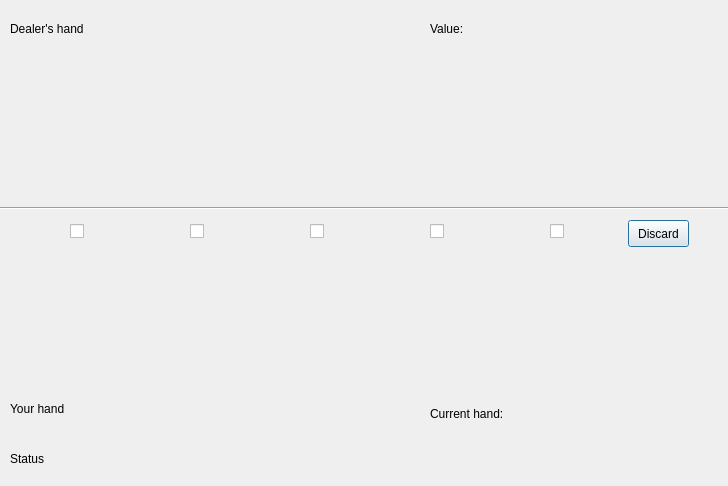
<?xml version="1.0" encoding="UTF-8"?>
<ui version="4.0">
 <class>Poker</class>
 <widget class="QDialog" name="Poker">
  <property name="geometry">
   <rect>
    <x>0</x>
    <y>0</y>
    <width>728</width>
    <height>486</height>
   </rect>
  </property>
  <property name="windowTitle">
   <string>Poker</string>
  </property>
  <widget class="QLabel" name="label_8">
   <property name="geometry">
    <rect>
     <x>290</x>
     <y>80</y>
     <width>80</width>
     <height>120</height>
    </rect>
   </property>
   <property name="text">
    <string/>
   </property>
  </widget>
  <widget class="QLabel" name="label_15">
   <property name="geometry">
    <rect>
     <x>430</x>
     <y>400</y>
     <width>111</width>
     <height>27</height>
    </rect>
   </property>
   <property name="text">
    <string>Current hand:</string>
   </property>
  </widget>
  <widget class="QLabel" name="label_6">
   <property name="geometry">
    <rect>
     <x>50</x>
     <y>80</y>
     <width>80</width>
     <height>120</height>
    </rect>
   </property>
   <property name="text">
    <string/>
   </property>
  </widget>
  <widget class="QLabel" name="label_4">
   <property name="geometry">
    <rect>
     <x>410</x>
     <y>250</y>
     <width>80</width>
     <height>120</height>
    </rect>
   </property>
   <property name="text">
    <string/>
   </property>
  </widget>
  <widget class="QLabel" name="label_9">
   <property name="geometry">
    <rect>
     <x>410</x>
     <y>80</y>
     <width>80</width>
     <height>120</height>
    </rect>
   </property>
   <property name="text">
    <string/>
   </property>
  </widget>
  <widget class="QLabel" name="label_5">
   <property name="geometry">
    <rect>
     <x>530</x>
     <y>250</y>
     <width>80</width>
     <height>120</height>
    </rect>
   </property>
   <property name="text">
    <string/>
   </property>
  </widget>
  <widget class="QLabel" name="label_2">
   <property name="geometry">
    <rect>
     <x>170</x>
     <y>250</y>
     <width>80</width>
     <height>120</height>
    </rect>
   </property>
   <property name="text">
    <string/>
   </property>
  </widget>
  <widget class="QLabel" name="label_10">
   <property name="geometry">
    <rect>
     <x>530</x>
     <y>80</y>
     <width>80</width>
     <height>120</height>
    </rect>
   </property>
   <property name="text">
    <string/>
   </property>
  </widget>
  <widget class="QLabel" name="label">
   <property name="geometry">
    <rect>
     <x>50</x>
     <y>250</y>
     <width>80</width>
     <height>120</height>
    </rect>
   </property>
   <property name="text">
    <string/>
   </property>
  </widget>
  <widget class="QLabel" name="label_7">
   <property name="geometry">
    <rect>
     <x>170</x>
     <y>80</y>
     <width>80</width>
     <height>120</height>
    </rect>
   </property>
   <property name="text">
    <string/>
   </property>
  </widget>
  <widget class="QLabel" name="label_3">
   <property name="geometry">
    <rect>
     <x>290</x>
     <y>250</y>
     <width>80</width>
     <height>120</height>
    </rect>
   </property>
   <property name="text">
    <string/>
   </property>
  </widget>
  <widget class="QCheckBox" name="checkBox">
   <property name="geometry">
    <rect>
     <x>70</x>
     <y>220</y>
     <width>21</width>
     <height>22</height>
    </rect>
   </property>
   <property name="text">
    <string/>
   </property>
  </widget>
  <widget class="QCheckBox" name="checkBox_2">
   <property name="geometry">
    <rect>
     <x>190</x>
     <y>220</y>
     <width>21</width>
     <height>22</height>
    </rect>
   </property>
   <property name="text">
    <string/>
   </property>
  </widget>
  <widget class="QCheckBox" name="checkBox_3">
   <property name="geometry">
    <rect>
     <x>310</x>
     <y>220</y>
     <width>21</width>
     <height>22</height>
    </rect>
   </property>
   <property name="text">
    <string/>
   </property>
  </widget>
  <widget class="QCheckBox" name="checkBox_4">
   <property name="geometry">
    <rect>
     <x>430</x>
     <y>220</y>
     <width>21</width>
     <height>22</height>
    </rect>
   </property>
   <property name="text">
    <string/>
   </property>
  </widget>
  <widget class="QCheckBox" name="checkBox_5">
   <property name="geometry">
    <rect>
     <x>550</x>
     <y>220</y>
     <width>21</width>
     <height>22</height>
    </rect>
   </property>
   <property name="text">
    <string/>
   </property>
  </widget>
  <widget class="QPushButton" name="pushButton">
   <property name="geometry">
    <rect>
     <x>628</x>
     <y>220</y>
     <width>61</width>
     <height>27</height>
    </rect>
   </property>
   <property name="text">
    <string>Discard</string>
   </property>
  </widget>
  <widget class="Line" name="line">
   <property name="geometry">
    <rect>
     <x>0</x>
     <y>200</y>
     <width>791</width>
     <height>16</height>
    </rect>
   </property>
   <property name="orientation">
    <enum>Qt::Horizontal</enum>
   </property>
  </widget>
  <widget class="QLabel" name="label_11">
   <property name="geometry">
    <rect>
     <x>10</x>
     <y>20</y>
     <width>101</width>
     <height>17</height>
    </rect>
   </property>
   <property name="text">
    <string>Dealer's hand</string>
   </property>
  </widget>
  <widget class="QLabel" name="label_12">
   <property name="geometry">
    <rect>
     <x>10</x>
     <y>400</y>
     <width>81</width>
     <height>17</height>
    </rect>
   </property>
   <property name="text">
    <string>Your hand</string>
   </property>
  </widget>
  <widget class="QLabel" name="label_13">
   <property name="geometry">
    <rect>
     <x>570</x>
     <y>400</y>
     <width>121</width>
     <height>27</height>
    </rect>
   </property>
   <property name="text">
    <string/>
   </property>
  </widget>
  <widget class="QLabel" name="label_14">
   <property name="geometry">
    <rect>
     <x>430</x>
     <y>20</y>
     <width>111</width>
     <height>17</height>
    </rect>
   </property>
   <property name="text">
    <string>Value: </string>
   </property>
  </widget>
  <widget class="QLabel" name="label_16">
   <property name="geometry">
    <rect>
     <x>570</x>
     <y>20</y>
     <width>141</width>
     <height>17</height>
    </rect>
   </property>
   <property name="text">
    <string/>
   </property>
  </widget>
  <widget class="QLabel" name="label_17">
   <property name="geometry">
    <rect>
     <x>10</x>
     <y>450</y>
     <width>67</width>
     <height>17</height>
    </rect>
   </property>
   <property name="text">
    <string>Status</string>
   </property>
  </widget>
  <widget class="QLabel" name="label_18">
   <property name="geometry">
    <rect>
     <x>110</x>
     <y>450</y>
     <width>421</width>
     <height>17</height>
    </rect>
   </property>
   <property name="text">
    <string/>
   </property>
  </widget>
 </widget>
 <resources/>
 <connections/>
</ui>
